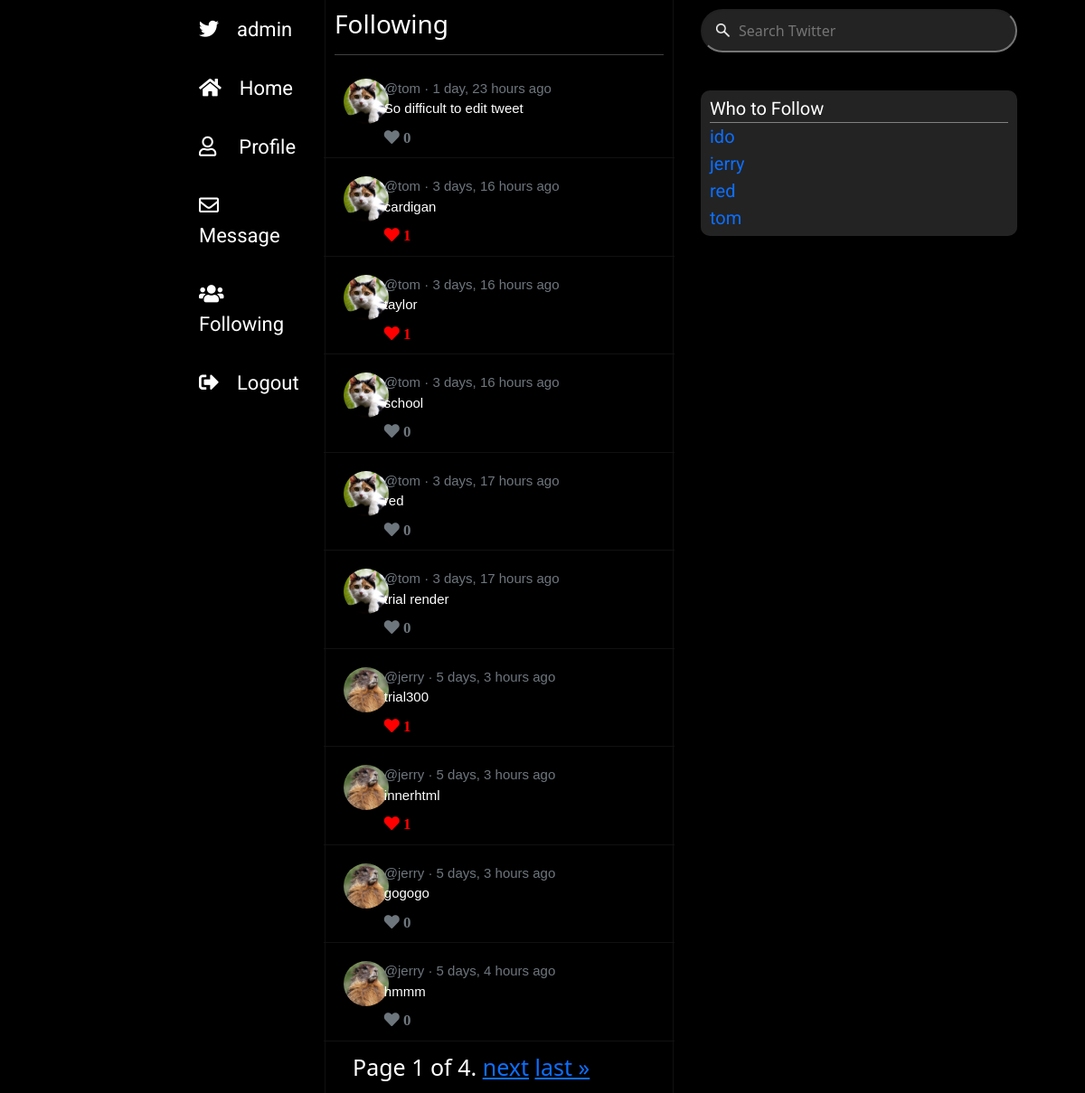
Page /following (signed in) on the committed database.
### network/models.py (models this page shows, shortened)
class User(AbstractUser):
    pass

class Tweet(models.Model):
    user_tweet = models.ForeignKey(User, on_delete=models.CASCADE)
    tweet_text = models.CharField(max_length=280)
    timestamp = models.DateTimeField(default=datetime.now)
    likes = models.ManyToManyField(User, related_name='user_liked', blank=True)

### network/views.py (the view)
# urls.py: path("following", views.tweet_following, name="following"),
@login_required(login_url='/login/')
def tweet_following(request):
    list_user = User.objects.values_list('username', flat=True).exclude(username=request.user)
    following = Profile.objects.values_list('following', flat=True).filter(username=request.user.id)
    qs = Tweet.objects.filter(user_tweet__in=following).order_by('-timestamp')
    paginator = Paginator(qs, 10)
    page_number = request.GET.get('page') # split query for every page
    page_obj = paginator.get_page(page_number)
    context = {
        "list_user": list_user,
        "page_obj": page_obj
    }
    return render(request, "network/following.html", context)

### network/templates/network/following.html (shortened to what this page needs)
{% extends "network/layout.html" %}
{% load static %}
{% load humanize %}
{% block body %}
    <h3>Following</h3>
    <hr>
{% include "network/tweet.html" %}
{% endblock %}

### network/templates/network/layout.html (shortened to what this page needs)
{% load static %}
{% load humanize %}
<!DOCTYPE html>
<html lang="en">
    <head>
        <link href="https://cdn.jsdelivr.net/npm/bootstrap@5.0.0-beta2/dist/css/bootstrap.min.css" rel="stylesheet">
        <link rel="stylesheet" href="https://cdnjs.cloudflare.com/ajax/libs/font-awesome/5.15.2/css/all.min.css" />
        <link href="{% static 'network/css/styles.css' %}" rel="stylesheet">
    </head>
    <body>
        <div class="sidenav">
            {% if user.is_authenticated %}
                <a href="#" id="username"><i class="fab fa-twitter" style="margin-right: 20px;"></i>{{ request.user.username }}</a>
                <a href="{% url 'index' %}"><i class="fas fa-home"></i></i>Home</a>
                <a href="{% url 'profile' request.user %}" id="profile-detail"><i class="far fa-user"></i>Profile</a>
                <a href="#"><i class="far fa-envelope"></i></i>Message</a>
                <a href="{% url 'following' %}"><i class="fas fa-users"></i>Following</a>
                <a href="{% url 'logout' %}"><i class="fas fa-sign-out-alt"></i>Logout</a>
            {% else %}
                <a href="#"><i class="fas fa-home"></i>Home</a>
                <a href="{% url 'login' %}"><i class="fas fa-door-closed"></i>Login</a>
            {% endif %}
        </div>
        <div class="main">
            {% block body %}
            {% endblock %}
        </div>
        <div class="content">
            <div class="search">
                <form action="#">
                    <input type="text" name="q" placeholder="Search Twitter"></i><br>
                </form>
            </div>
            {% if user.is_authenticated %}
            <div id="people">
                <p id="who-follow" style="border-bottom: 1px solid grey;">Who to Follow</p>
                {% for user in list_user %}
                    <p id="follow"><a href="/profile/{{ user }}" style="text-decoration: none;"></i>{{ user }}</a></p>
                {% endfor %}
            </div>
            {% endif %}
        </div>
    </body>
</html>

### network/templates/network/tweet.html (shortened to what this page needs)
{% load static %}
{% load humanize %}
{% for tweet in page_obj %}
    <div class="row all_tweet" id="tweet-ground">
        <div class="column side">
            <img src="static/network/image/{{tweet.user_tweet}}.jpg" alt="Profile" id="profile_home" onerror="this.onerror=null; this.src='{% static 'network/image/t-bird.jpg' %}'">
        </div>
        <div class="column middle">
            <p style="color: rgb(110, 118, 125);"><a href="{% url 'profile' tweet.user_tweet %}" style="text-decoration: none; color: rgb(110, 118, 125)">@{{ tweet.user_tweet }}</a> &#183; {{ tweet.timestamp | naturaltime }}
            <p id="tweet_{{ tweet.id }}">{{ tweet.tweet_text }}</p>
            <div class="tweet-footer">
                {% if request.user in tweet.likes.all %}
                    <a onclick="like({{ tweet.id }})" id="{{ tweet.id }}_like" class="fa fa-heart red-color"> {{ tweet.likes.count }}</a>
                {% else %}
                    <a onclick="like({{ tweet.id }})" id="{{ tweet.id }}_like" class="fa fa-heart"> {{ tweet.likes.count }}</a>
                {% endif %}
            </div>
        </div>
    </div>
{% endfor %}
<div class="pagination">
    <span class="step-links">
        <span class="current">
            Page {{ page_obj.number }} of {{ page_obj.paginator.num_pages }}.
        </span>
        {% if page_obj.has_next %}
            <a href="?page={{ page_obj.next_page_number }}">next</a>
            <a href="?page={{ page_obj.paginator.num_pages }}">last &raquo;</a>
        {% endif %}
    </span>
</div>

### network/static/network/css/styles.css (style rules this page uses)
body { background-color: rgb(0,0,0); display: block; }
.sidenav { height: 100%; width: 30%; position: fixed; font-family: 'Roboto', sans-serif; z-index: 1; top: 0; left: 0; border-right: 1px solid #111; overflow-x: hidden; padding-left: 17%; padding-top: 10px; }
.sidenav a { padding: 6px 8px 6px 16px; text-decoration: none; font-size: 22px; color: white; display: block; margin-bottom: 20px; }
.fa-home, .fa-envelope, .fa-sign-out-alt, .fa-door-closed { margin-right: 20px; }
.fa-user { margin-right: 25px; }
.fa-users { margin-right: 15px; }
.main { margin-left: 30%; font-size: 28px; padding: 10px; color: white; width: 32%; }
.content { height: 100%; width: 100%; margin-left: 62%; padding-left: 30px; position: fixed; overflow-x: hidden; border-left: 1px solid #111; color: white; top: 0; }
.search { position: fixed; width: 100%; }
input[type=text] { background-color: rgb(35, 35, 35); background-image: url("/static/network/image/search-solid.png"); background-size: 15px; background-position: 15px 14px; background-repeat: no-repeat; border-radius: 24px; font-size: 16px; margin: 10px 0; padding: 10px 10px 10px 40px; color: white; width: 350px; }
#people { position: relative; top: 100px; min-width: 250px; width: 350px; background-color: rgb(35, 35, 35); padding: 5px 10px; border-radius: 10px; font-family: 'Roboto', sans-serif; font-size: 20px; }
.all_tweet { font-size: 15px; padding: 10px; margin-bottom: 10px; border-bottom: 1px solid #111; }
.column { float: left; font-family: Arial, Helvetica, sans-serif; }
span { margin-left: 10px; }
p { margin: 0px; }
#profile_home { width: 50px; position: static; border-radius: 50%; }
.fa-heart { text-decoration: none; font-size: 17px; color: rgb(110, 118, 125); }
.red-color { color:red; }
.column { float: left; }
.column.side { width: 10%; }
.column.middle { width: 90%; padding-left: 20px; }
.tweet-footer { margin-top: 10px; }
.pagination { font-size: 25px; }

### rows in the picture
User: user.username "admin"
Tweet: user_tweet "tom", timestamp "1 day, 23 hours ago", tweet_text "So difficult to edit tweet", likes.count "0"
Tweet: user_tweet "tom", timestamp "3 days, 16 hours ago", tweet_text "cardigan", likes.count "1"
Tweet: user_tweet "tom", timestamp "3 days, 16 hours ago", tweet_text "taylor", likes.count "1"
Tweet: user_tweet "tom", timestamp "3 days, 16 hours ago", tweet_text "school", likes.count "0"
Tweet: user_tweet "tom", timestamp "3 days, 17 hours ago", tweet_text "red", likes.count "0"
Tweet: user_tweet "tom", timestamp "3 days, 17 hours ago", tweet_text "trial render", likes.count "0"
Tweet: user_tweet (picture), user_tweet "jerry", timestamp "5 days, 3 hours ago", tweet_text "trial300", likes.count "1"
Tweet: user_tweet (picture), user_tweet "jerry", timestamp "5 days, 3 hours ago", tweet_text "innerhtml", likes.count "1"
Tweet: user_tweet (picture), user_tweet "jerry", timestamp "5 days, 3 hours ago", tweet_text "gogogo", likes.count "0"
Tweet: user_tweet (picture), user_tweet "jerry", timestamp "5 days, 4 hours ago", tweet_text "hmmm", likes.count "0"
User: username "jerry"
User: username "tom"

### other values in the picture
{{ page_obj.number }} "1"
{{ page_obj.paginator.num_pages }} "4"
{{ user }} "ido" "red"
